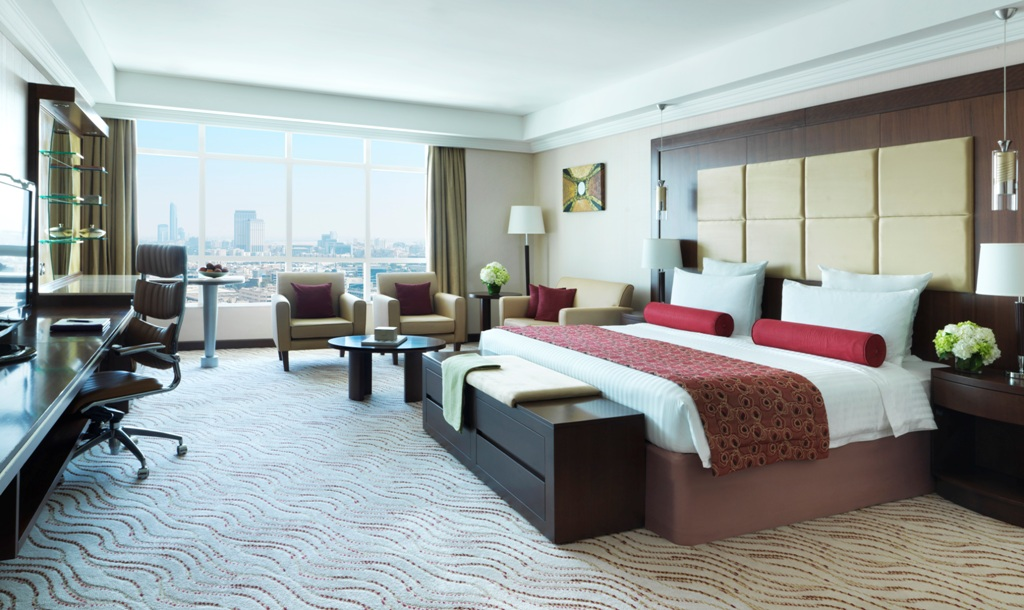
#> input picture dummy-image.jpg, 1024 x 610 px
$ python -i frei_chen.py   (imports and definitions only)
#> lines starting #> are read from the running program, lines starting #| are printed output that depends on the picture

from math import sqrt
import numpy as np
from skimage import img_as_float
from scipy.ndimage import convolve

def frei_chen(image,mask=None):
    """Find the edge magnitude using FreiChen Filter.

    Parameters
----------
    image : 2-D array
        Image to process.
    mask : 2-D array, optional
        An optional mask to limit the application to a certain area.
        Note that pixels surrounding masked regions are also masked to
        prevent masked regions from affecting the result.

    Returns
    -------
    output : ndarray
        The FreiChen edge .
    """
    return np.sqrt(freiChen_edge1(image, mask)**2 +\
                   freiChen_edge2(image, mask)**2 +\
          freiChen_edge3(image, mask)**2 +\
                   freiChen_edge4(image, mask)**2 +\
                   freiChen_line1(image, mask)**2 +\
                   freiChen_line2(image, mask)**2 +\
                   freiChen_line3(image, mask)**2 +\
                   freiChen_line4(image, mask)**2 )
                   #freiChen_average(image, mask)**2)

def _mask_filter_result(result, mask):
    """Return result after masking.

    Input masks are eroded so that mask areas in the original image don't
    affect values in the result.
    """
    if mask is None:
        result[0, :] = 0
        result[-1, :] = 0
        result[:, 0] = 0
        result[:, -1] = 0
        return result
    else:
        mask = binary_erosion(mask, EROSION_SELEM, border_value=0)
        return result * mask


def freiChen_edge1(image, mask):
    """Find the horizontal edges of an image using the FreiChen operator.

    The kernel is applied to the input image, to produce separate
measurements
    of the gradient component one orientation.

    Parameters
    ----------
    image : 2-D array
        Image to process.
    mask : 2-D array, optional
        An optional mask to limit the application to a certain area.
        Note that pixels surrounding masked regions are also masked to
        prevent masked regions from affecting the result.

    Returns
    -------
    output : ndarray
        The FreiChen horizontal edge.

    Notes
    -----
    We use the following kernel and return the absolute value of the
    result at each point::

      1  sqrt(2)  1
      0       0   0
 -1 -sqrt(2) -1

    """
    image = img_as_float(image)
    result = np.abs(convolve(image,
                             np.array([[ 1, sqrt(2), 1],
                                       [ 0,       0, 0],
                                       [-1,-sqrt(2),-1]]).\
astype(float) / sqrt(8)))
    return _mask_filter_result(result, mask)


def freiChen_edge2(image, mask):
    """Find the vertical edges of an image using the FreiChen operator.

    The kernel is applied to the input image, to produce separate
measurements
    of the gradient component one orientation.

    Parameters
    ----------
    image : 2-D array
        Image to process.
    mask : 2-D array, optional
        An optional mask to limit the application to a certain area.
        Note that pixels surrounding masked regions are also masked to
        prevent masked regions from affecting the result.

    Returns
    -------
    output : ndarray
        The FreiChan edges .

    Notes
    -----
    We use the following kernel and return the absolute value of the
    result at each point::

         1   0       -1
    sqrt(2)  0  -sqrt(2)
 1 0 -1
    """
    image = img_as_float(image)
    result = np.abs(convolve(image,
                             np.array([[      1, 0,      -1 ],
                                       [sqrt(2), 0, -sqrt(2)],
                                       [      1, 0,      -1]]).\
astype(float) / sqrt(8)))
    return _mask_filter_result(result, mask)

def freiChen_edge3(image, mask):
    """Find the edges in an image having slope 135 degree FreiChen operator.

    The kernel is applied to the input image, to produce separate
measurements
    of the gradient component one orientation.

    Parameters
    ----------
    image : 2-D array
        Image to process.
    mask : 2-D array, optional
        An optional mask to limit the application to a certain area.
        Note that pixels surrounding masked regions are also masked to
        prevent masked regions from affecting the result.

    Returns
    -------
    output : ndarray
        The FreiChen edges.

    Notes
    -----
    We use the following kernel and return the absolute value of the
    result at each point::

          0   -1   sqrt(2)
          1    0       -1
-sqrt(2)   1        0

    """
    image = img_as_float(image)
    result = np.abs(convolve(image,
                             np.array([[       0,-1, sqrt(2)],
                                       [       1, 0,      -1],
                                       [-sqrt(2), 1,       0]]).\
astype(float) / sqrt(8)))
    return _mask_filter_result(result, mask)


def freiChen_edge4(image, mask):
    """Find the edges of an image having slope 45 degree using the FreiChen
operator.

    The kernel is applied to the input image, to produce separate
measurements
    of the gradient component one orientation.

    Parameters
    ----------
    image : 2-D array
        Image to process.
    mask : 2-D array, optional
        An optional mask to limit the application to a certain area.
        Note that pixels surrounding masked regions are also masked to
        prevent masked regions from affecting the result.

    Returns
    -------
    output : ndarray
        The Freichen edges.

    Notes
    -----
    We use the following kernel and return the absolute value of the
    result at each point::

      sqrt(2)   -1         0
          -1     0         1
   0     1   -sqrt(2)

    """
    image = img_as_float(image)
    result = np.abs(convolve(image,
                             np.array([[sqrt(2), -1,        0],
                                       [     -1,  0,        1],
                                       [      0,  1, -sqrt(2)]]).\
astype(float) / sqrt(8)))
    return _mask_filter_result(result, mask)


def freiChen_line1(image, mask):
    """Find the edge intersection in an image using the FreiChen operator.

    The kernel is applied to the input image, to produce separate
measurements
    of the gradient component one orientation.

    Parameters
    ----------
    image : 2-D array
        Image to process.
    mask : 2-D array, optional
        An optional mask to limit the application to a certain area.
        Note that pixels surrounding masked regions are also masked to
        prevent masked regions from affecting the result.

    Returns
    -------
    output : ndarray
        The FreiChen lines.

    Notes
    -----
    We use the following kernel and return the absolute value of the
    result at each point::

      0   1   0
     -1   0  -1
      0   1   0

    """
    image = img_as_float(image)
    result = np.abs(convolve(image,
                             np.array([[ 0, 1,  0],
                                       [-1, 0, -1],
                                       [ 0, 1,  0]]).astype(float) / 2.0))
    return _mask_filter_result(result, mask)


def freiChen_line2(image, mask):
    """Find the intersection of edges in an image using the FreiChen
operator.

    The kernel is applied to the input image, to produce separate
measurements
    of the gradient component one orientation.

    Parameters
    ----------
    image : 2-D array
        Image to process.
    mask : 2-D array, optional
        An optional mask to limit the application to a certain area.
        Note that pixels surrounding masked regions are also masked to
        prevent masked regions from affecting the result.

    Returns
    -------
    output : ndarray
        The FreiChen lines.

    Notes
    -----
    We use the following kernel and return the absolute value of the
    result at each point::

      -1   0   1
       0   0   0
       1   0  -1

    """
    image = img_as_float(image)
    result = np.abs(convolve(image,
                             np.array([[-1, 0,  1 ],
                                       [ 0, 0,  0],
                                       [ 1, 0, -1]]).astype(float) / 2.0))
    return _mask_filter_result(result, mask)

def freiChen_line3(image, mask):
    """Find the lines of an image using the FreiChen operator.

    The kernel is applied to the input image, to produce separate
measurements
    of the gradient component one orientation.

    Parameters
    ----------
    image : 2-D array
        Image to process.
    mask : 2-D array, optional
        An optional mask to limit the application to a certain area.
        Note that pixels surrounding masked regions are also masked to
        prevent masked regions from affecting the result.

    Returns
    -------
    output : ndarray
        The FreiChen lines.

    Notes
    -----
    We use the following kernel and return the absolute value of the
    result at each point::

      1   -2   1
     -2    4  -2
      1   -2   1

    """
    image = img_as_float(image)
    result = np.abs(convolve(image,
                             np.array([[ 1, -2,  1 ],
                                       [-2,  4, -2 ],
                                       [ 1, -2,  1]]).astype(float) / 6.0))
    return _mask_filter_result(result, mask)


def freiChen_line4(image, mask):
    """Find the lines of an image using the FreiChen operator.

    The kernel is applied to the input image, to produce separate
measurements
    of the gradient component one orientation.

    Parameters
    ----------
    image : 2-D array
        Image to process.
    mask : 2-D array, optional
        An optional mask to limit the application to a certain area.
        Note that pixels surrounding masked regions are also masked to
        prevent masked regions from affecting the result.

    Returns
    -------
    output : ndarray
        The FreiChen lines.

    Notes
    -----
    We use the following kernel and return the absolute value of the
    result at each point::

      -2   1   -2
       1   4    1
      -2   1   -2

    """
    image = img_as_float(image)
    result = np.abs(convolve(image,
                             np.array([[ -2, 1, -2 ],
                                       [  1, 4,  1 ],
                                       [ -2, 1, -2 ]]).astype(float) / 6.0))
    return _mask_filter_result(result, mask)


# [7 lines left out: function freiChen_average, not called in this run]

>>> import cv2
>>> picture = cv2.imread('../../dummy-image.jpg', cv2.IMREAD_GRAYSCALE)
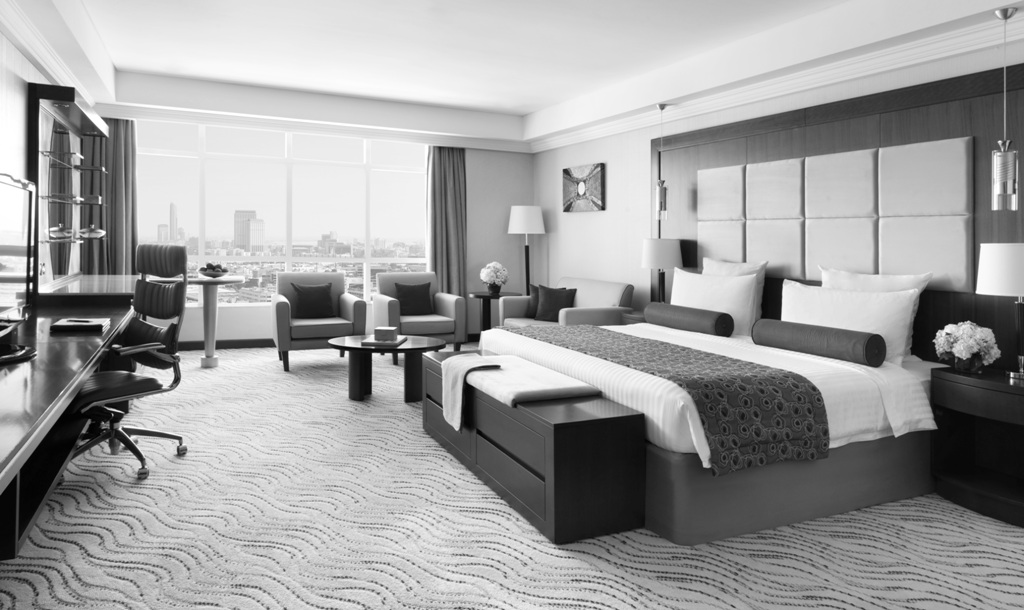
#> picture: shape (610, 1024); min 0, max 255, mean 159.8
>>> result = frei_chen(picture)
#> in freiChen_edge1, `result = np.abs(convolve(image, np.array([[ 1, sqrt(2), 1], [ 0,      ..`:
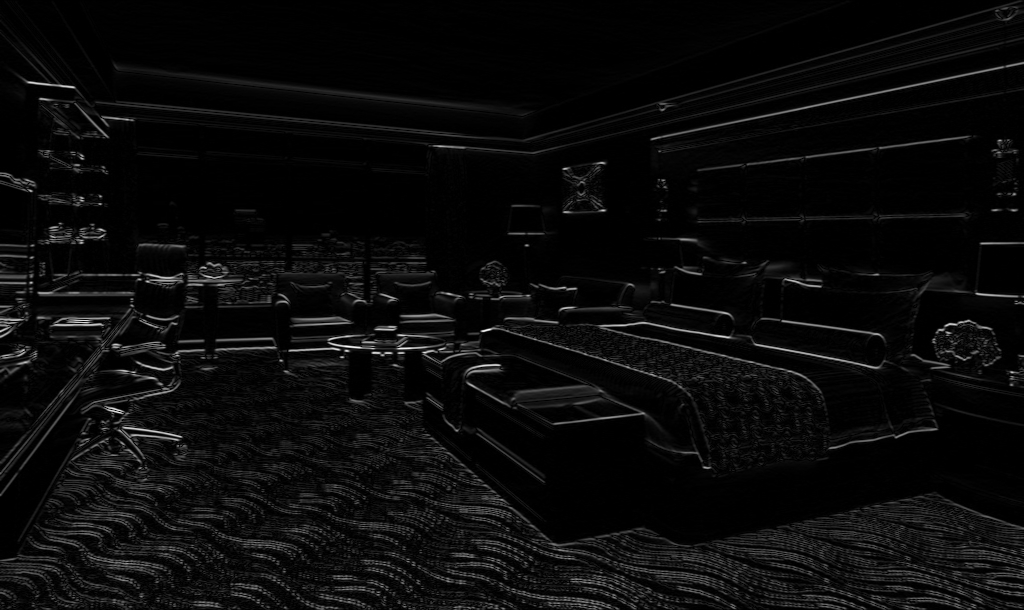
#> result: shape (610, 1024) float64; min 0, max 1.11, mean 0.0478; drawn with min black and max white
#> in freiChen_edge2, `result = np.abs(convolve(image, np.array([[      1, 0,      -1 ], [sqr..`:
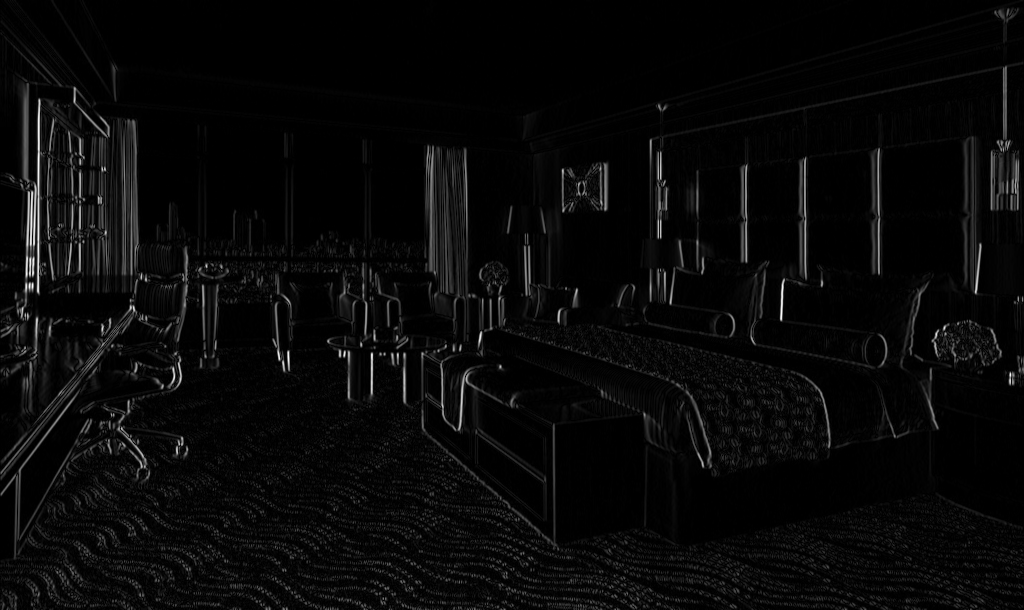
#> result: shape (610, 1024) float64; min 0, max 0.994, mean 0.036
#> in freiChen_edge3, `result = np.abs(convolve(image, np.array([[       0,-1, sqrt(2)], [   ..`:
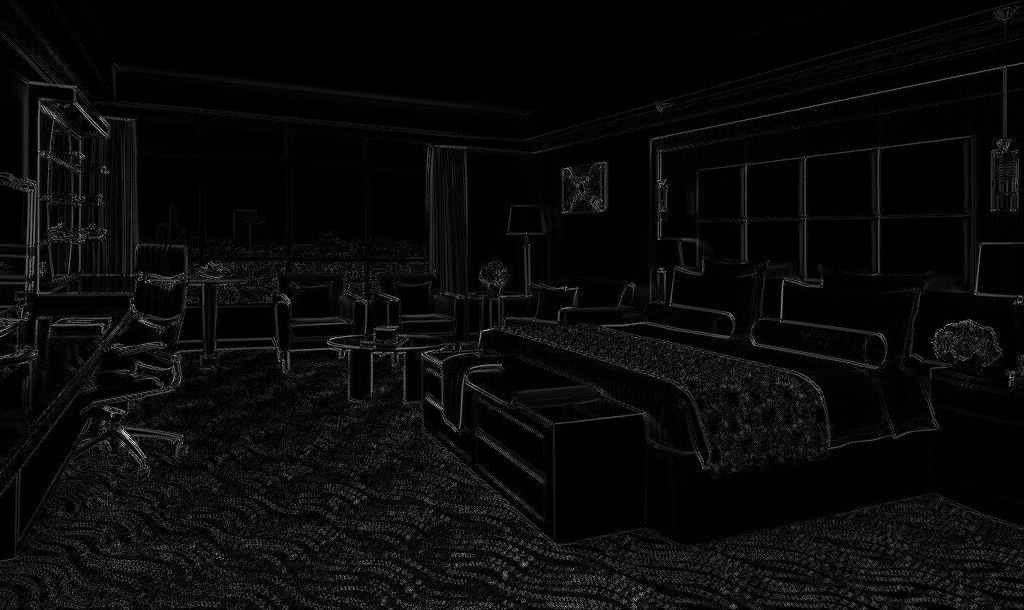
#> result: shape (610, 1024) float64; min 0, max 0.299, mean 0.012; drawn with min black and max white
#> in freiChen_edge4, `result = np.abs(convolve(image, np.array([[sqrt(2), -1,        0], [  ..`:
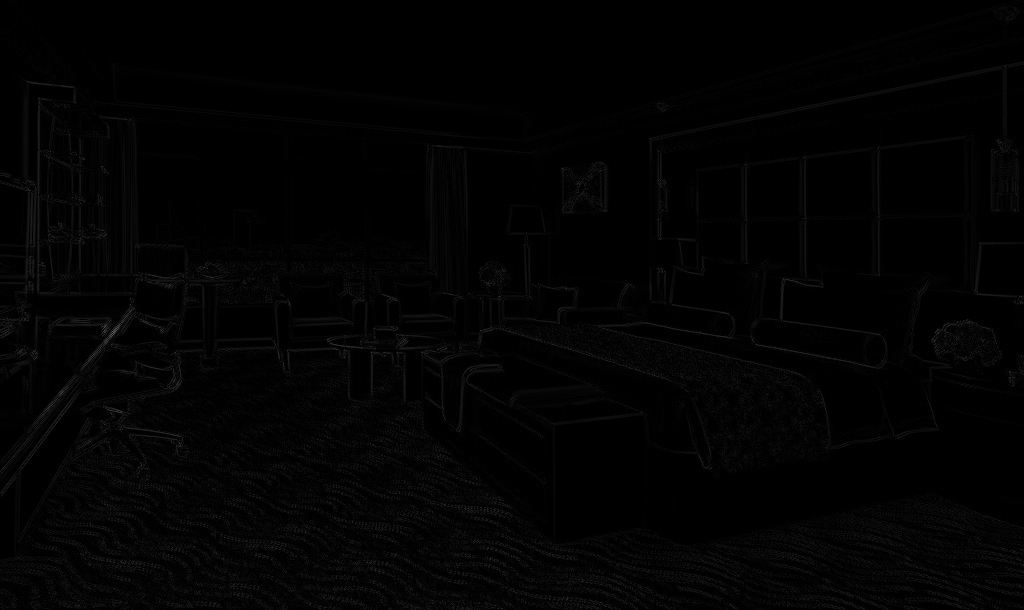
#> result: shape (610, 1024) float64; min 0, max 0.395, mean 0.012
#> in _mask_filter_result (call 7), `result[0, :] = 0`:
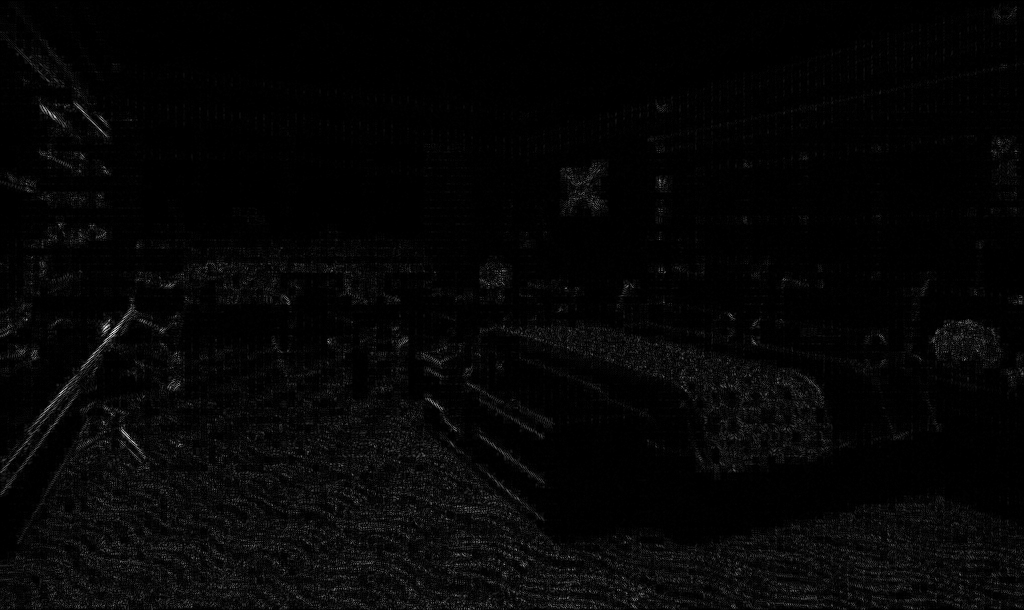
#> result: shape (610, 1024) float64; min 0, max 0.242, mean 0.00543; drawn with min black and max white
#> in frei_chen, `return np.sqrt(freiChen_edge1(image, mask)**2 +\ freiChen_edge2(image,..`:
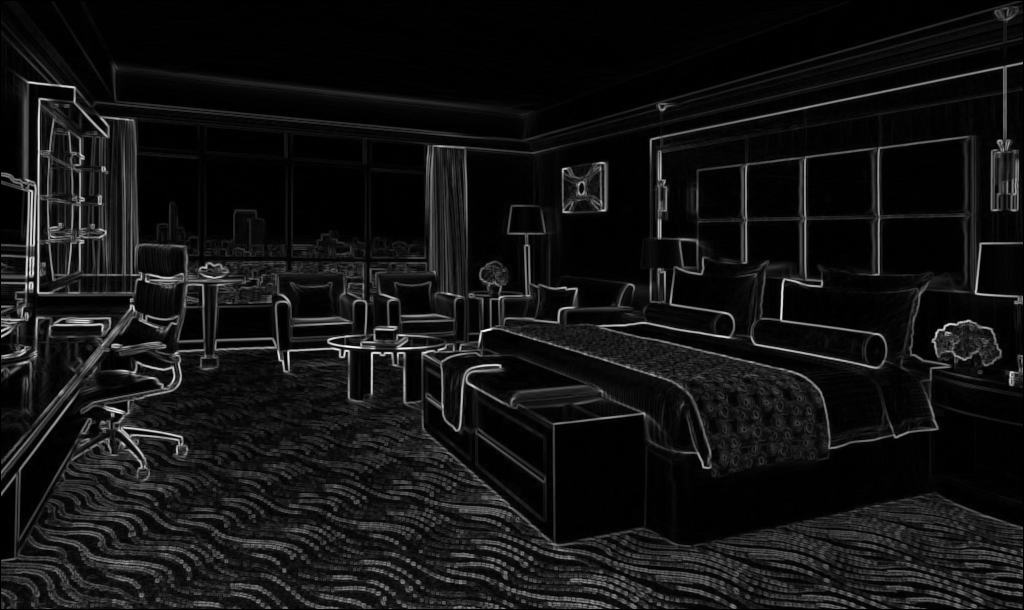
#> returned value: shape (610, 1024) float64; min 0, max 1.13, mean 0.0865; drawn with min black and max white
